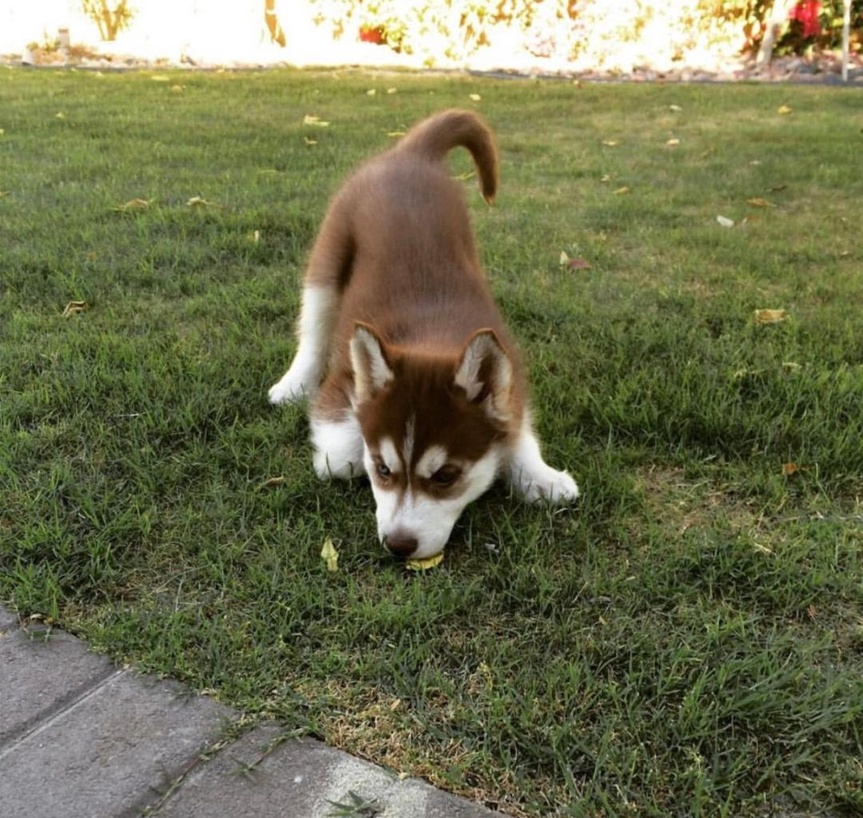
#> input picture maggie.jpg, 863 x 818 px, shrunk from 1080 x 1023 before the run
$ jupyter execute Maggie.ipynb
#> lines starting #> are read from the running program, lines starting #| are printed output that depends on the picture
[cell 1]
from matplotlib.image import imread
import matplotlib.pyplot as plt
import numpy as np

<center>
<h1> Import Picture of Maggie </h1>
</center>

[cell 2]
# Load the original image
maggie_color = imread('maggie.jpg')
#> maggie_color is the input picture: shape (818, 863, 3); mean R, G, B 110.1, 111.8, 78
maggie_gray = np.mean(maggie_color, axis=2)  # Convert to grayscale
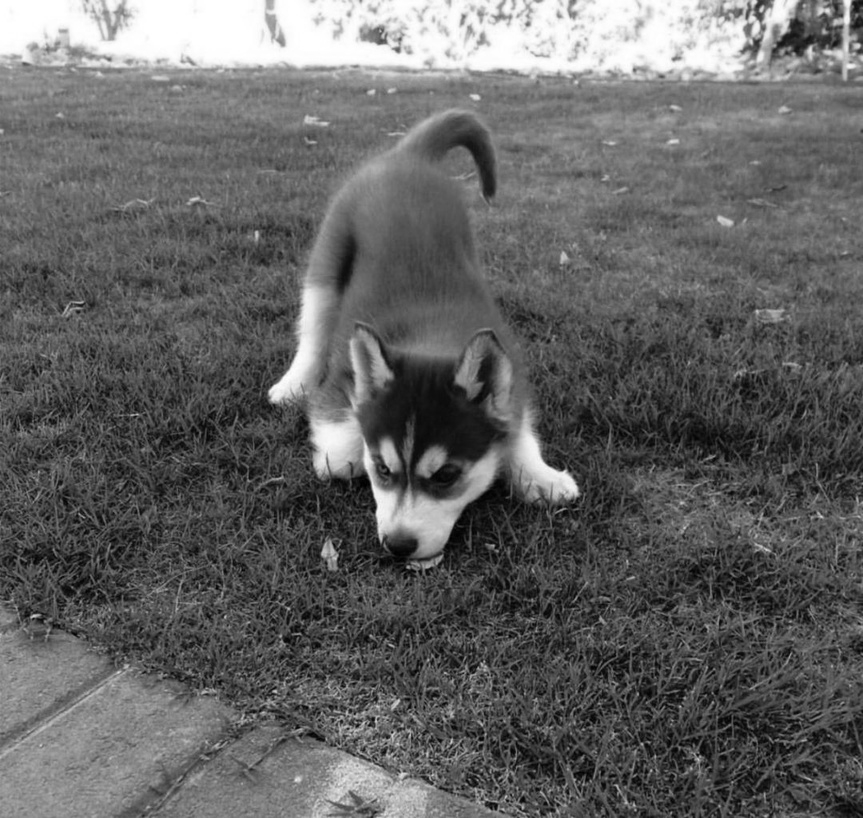
#> maggie_gray: shape (818, 863) float64; min 0.333, max 255, mean 100

# Show original (color) and grayscale images side by side, with their matrix sizes

plt.figure(figsize=(10, 4))
plt.subplot(1, 2, 1)
plt.imshow(maggie_color)
plt.title(f"Original (Color)\n{maggie_color.shape}")
plt.axis('off')

plt.subplot(1, 2, 2)
plt.imshow(maggie_gray, cmap='gray')
plt.title(f"Grayscale\n{maggie_gray.shape}")
plt.axis('off')

plt.tight_layout()
plt.show()
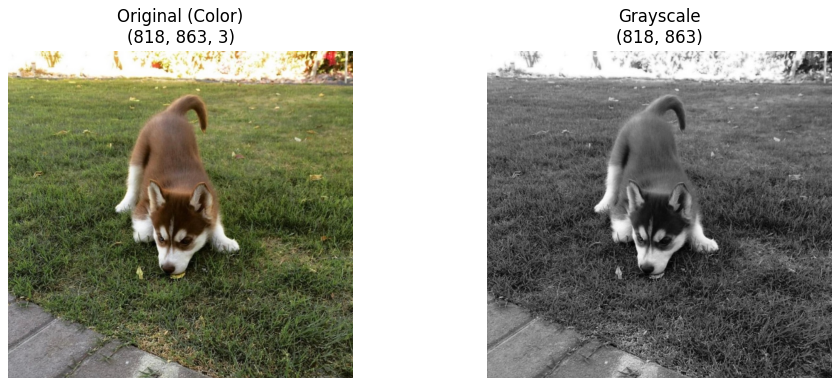
#> figure drawn by matplotlib, 2 panels

<center>
<h1> Truncated Singular Value Decomposition </h1>
</center>

The singular value decomposition (SVD) is a matrix factorization technique that takes any matrix $A\in\mathbb{R}^{m\times n}$ and factors it into $$A = USV^T,$$ where $U \in \mathbb{R}^{m\times m}$ and $V\in\mathbb{R}^{n\times n}$ are orthonormal, and $S\in\mathbb{R}^{m\times n}$ is a matrix whose diagonal elements are singular values $\sigma_{i}$ such that $\sigma_1 \geq \sigma_2 \geq ... \geq \sigma_n \geq 0$.

Find the SVD of grayscale Maggie. Thus, we get that $$maggie = USV^T$$ where $U$ is of size $1023\times1023$, $S$ is of size $1023\times1023$, and $V$ is of size $1080\times1023$. $S$ is a diagonal matrix whose diagonal entries are the singular values.

[cell 3]
maggie = maggie_gray
U, S, Vt = np.linalg.svd(maggie, full_matrices=False)
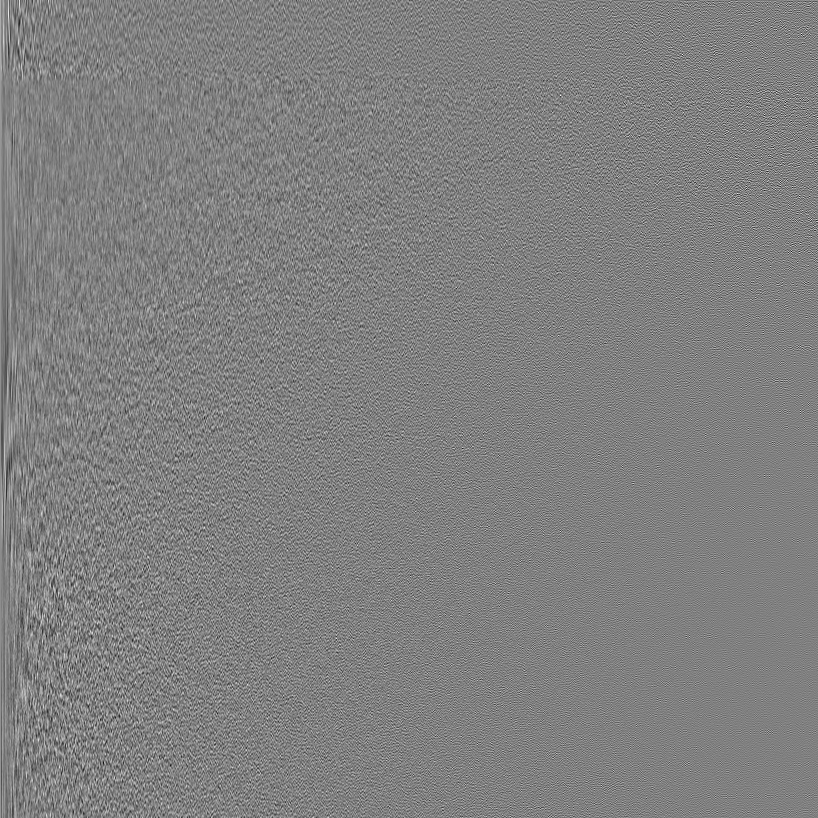
#> U: shape (818, 818) float64; min -0.215, max 0.212, mean 2.24e-05; drawn with min black and max white
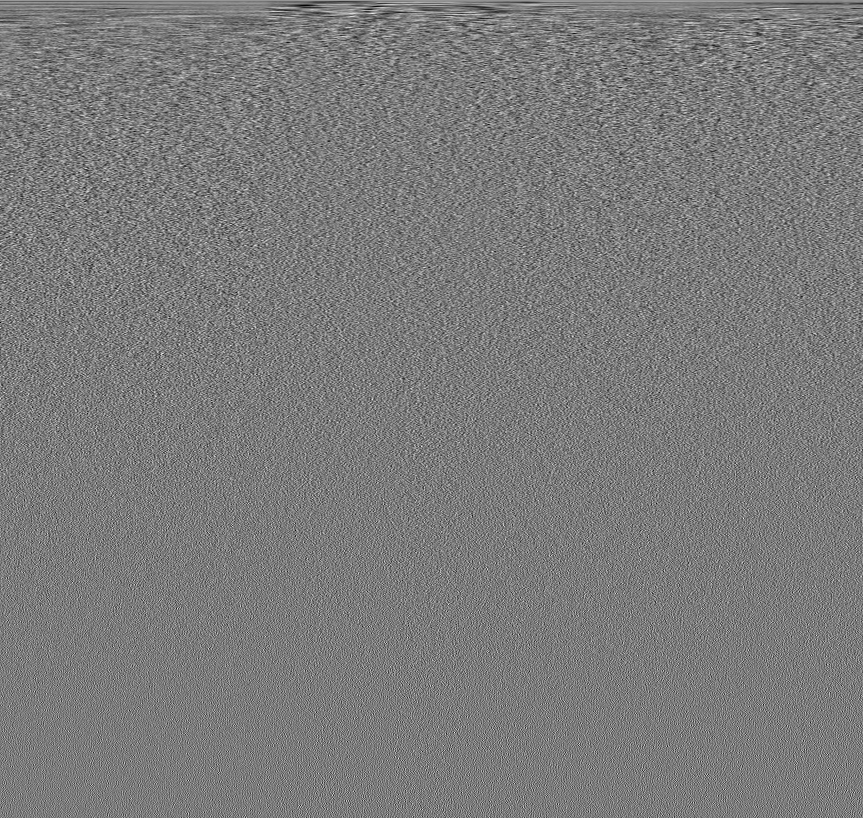
#> Vt: shape (818, 863) float64; min -0.164, max 0.174, mean 4.38e-05; drawn with min black and max white
#> S = 818 values, max 91096.5 at index 0, min 0.585 at index 817, mean 499.5
S = np.diag(S)

[cell 4]
fig, axes = plt.subplots(1, 2, figsize=(8, 7))

axes[0].semilogy(np.diag(S))
axes[0].set_xlabel('Singular Value Index, p')
axes[0].set_ylabel(r'Log Singular Value, $\log_{p}$')  # Use raw string

axes[1].plot(np.cumsum(np.diag(S)) / np.sum(np.diag(S)))
axes[1].set_xlabel('Singular Value Index, p')
axes[1].set_ylabel('Cumulative Information')

plt.show()
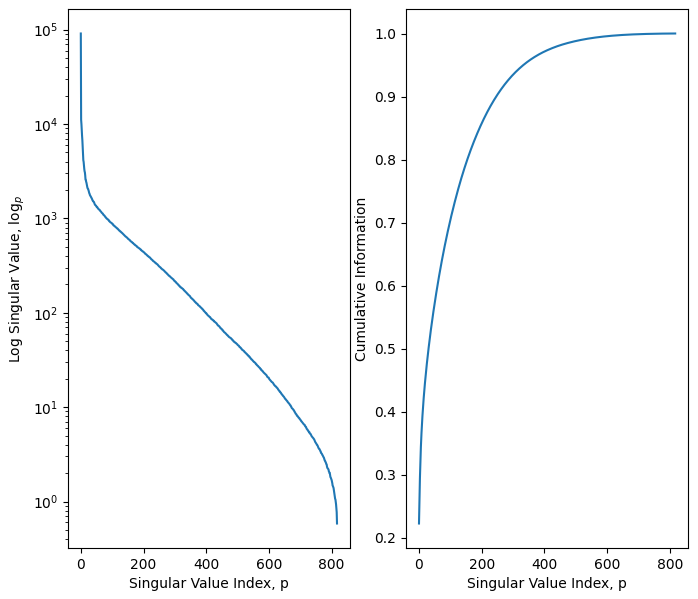
#> figure drawn by matplotlib, 2 panels; panel 1: curve peaks at x = 0, y = 91096.5; panel 2: curve peaks at x = 817, y = 1

Observe that in the figures above, the left plot shows a steep drop of the magnitude of the $p$ singular values of maggie for $p$ close to 0. This steep drop is what we're interested in as that is where most of the information is retained. The right plot shows how much information is retained given $p$ singular values. You can see that more than 90\% of the information is kept in the first 500 $p$ singular values which is less than half the amount of columns in maggie.

[cell 5]
singular_values_list = [5, 20, 100]
n_images = len(singular_values_list) + 1  # +1 for the original

plt.figure(figsize=(16, 4))

# Storage for original grayscale image
original_storage = maggie.nbytes  # in bytes
#> original_storage = 5647472

# Show original image
plt.subplot(1, n_images, 1)
plt.imshow(maggie, cmap='gray')
plt.title("Original\n100%")
plt.axis('off')

# Show reconstructed images and their storage as percentage
for idx, j in enumerate(singular_values_list, start=2):
    maggie_reconstructed = U[:, :j] @ S[:j, :j] @ Vt[:j, :]
    # Storage for compressed SVD: U[:, :j], S[:j, :j], Vt[:j, :]
    storage = U[:, :j].nbytes + S[:j, :j].nbytes + Vt[:j, :].nbytes
    percent = (storage / original_storage) * 100
    plt.subplot(1, n_images, idx)
    plt.imshow(maggie_reconstructed, cmap='gray')
    plt.title(f"{j} Singular Values\n{percent:.2f}%")
    plt.axis('off')
#> this loop made 3 passes
#> (storage, percent) on passes 1 to 3: (67440, 1.19), (272160, 4.82), (1424800, 25.23)
#> pass 1, `maggie_reconstructed = U[:, :j] @ S[:j, :j] @ Vt[:j, :]`:
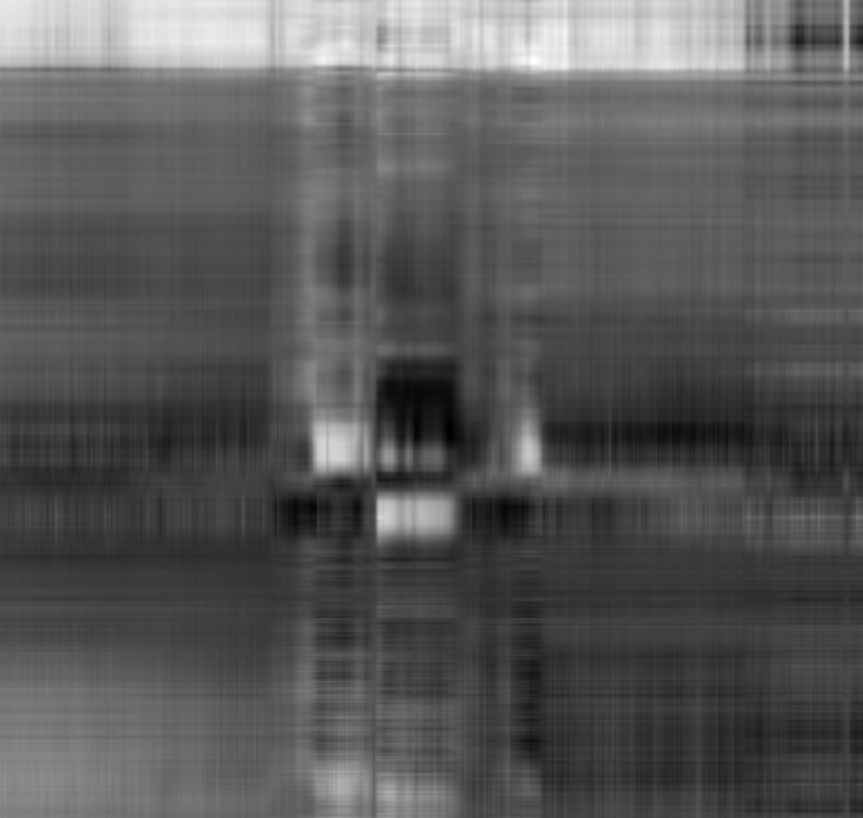
#> maggie_reconstructed: shape (818, 863) float64; min -0.485, max 286.7, mean 100; drawn with min black and max white
#> pass 2, `maggie_reconstructed = U[:, :j] @ S[:j, :j] @ Vt[:j, :]`:
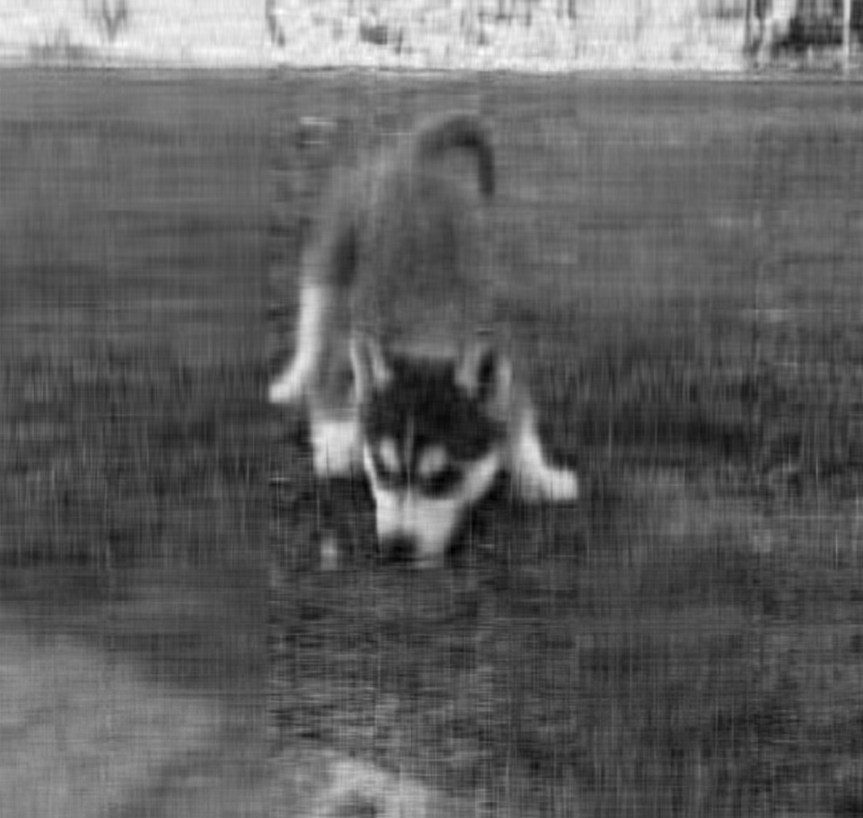
#> maggie_reconstructed: shape (818, 863) float64; min -13.79, max 288.2, mean 100; drawn with min black and max white

plt.tight_layout()
plt.show()

In the figures above, you can already have a good visibility of Maggie with only using the first 100 singular values. Using $p = 100$ uses only about 20\% of the original picture's storage. Note that the image produced using TSVD has noticeably less quality than the original image. We can use Total Variation Denoising technique to enhance the quality of our TSVD image a bit.

<center>
<h1> Total Variation Denoising </h1>
</center>

Total variation denoising (TVD) is a technique used to reduce noise in an image, especially effective for problems with discontinuous jumps. Let the denoised image be $\vec{y}$. The total variation of $\vec{y}$ is defined as:

$$
\text{TV}(\vec{y}) = \sum_{i=1}^{n-1} |y_{i+1} - y_i| = \|L\vec{y}\|_1
$$

where $L$ is the first-order difference matrix.

Let maggie = $X$. Consider our noisy image $X_p$, obtained using the truncation point $p = 100$. Suppose that $\vec{x}_p$ is the vector of the columns of $X_p$ concatenated. Our regularization problem becomes:

$$
F(\vec{x}_p) = \min \|\vec{y} - \vec{x}_p\|_2^2 + \lambda \|L\vec{x}_p\|_1 \tag{1}
$$

where $\lambda$ is a tuning parameter.

There is an approach called **majorization-minimization (MM)** to solve optimization problems that are too difficult to solve directly. Instead of minimizing equation (1), MM solves a sequence of optimization problems $G_k(\vec{x})$, for $k = 0, 1, 2, \ldots$. MM produces a sequence $x_k$ by minimizing $G_{k-1}(\vec{x})$. The idea is to choose $G_k(\vec{x})$ so that it is easy to solve but also approximates $F(\vec{x})$. The requirements are:

1. $G_k(\vec{x}) \geq F(\vec{x})$ for all $\vec{x}$ (i.e., $G_k(\vec{x})$ is a majorizer of $F(\vec{x})$).
2. $G_k(\vec{x}_k) = F(\vec{x}_k)$ at $\vec{x}_k$.
3. $G_k(\vec{x})$ are convex functions.

MM can be applied to TV by majorizing $\text{TV}(\vec{x})$ with a quadratic function of $\vec{x}$. Applying MM to equation (1) with $\lambda = 0.5$, the following results are obtained.

[cell 6]
from skimage.restoration import denoise_tv_chambolle

# Reconstruct image with p = 100 singular values
p = 100
maggie_tsvd = U[:, :p] @ S[:p, :p] @ Vt[:p, :]

# Apply total variation denoising
maggie_denoised = denoise_tv_chambolle(maggie_tsvd, weight=0.1)

# Show original, TSVD, and denoised images
plt.figure(figsize=(12, 4))
plt.subplot(1, 3, 1)
plt.imshow(maggie, cmap='gray')
plt.title("Original")
plt.axis('off')

plt.subplot(1, 3, 2)
plt.imshow(maggie_tsvd, cmap='gray')
plt.title("TSVD (p=100)")
plt.axis('off')

plt.subplot(1, 3, 3)
plt.imshow(maggie_denoised, cmap='gray')
plt.title("Denoised (TV)")
plt.axis('off')

plt.tight_layout()
plt.show()
